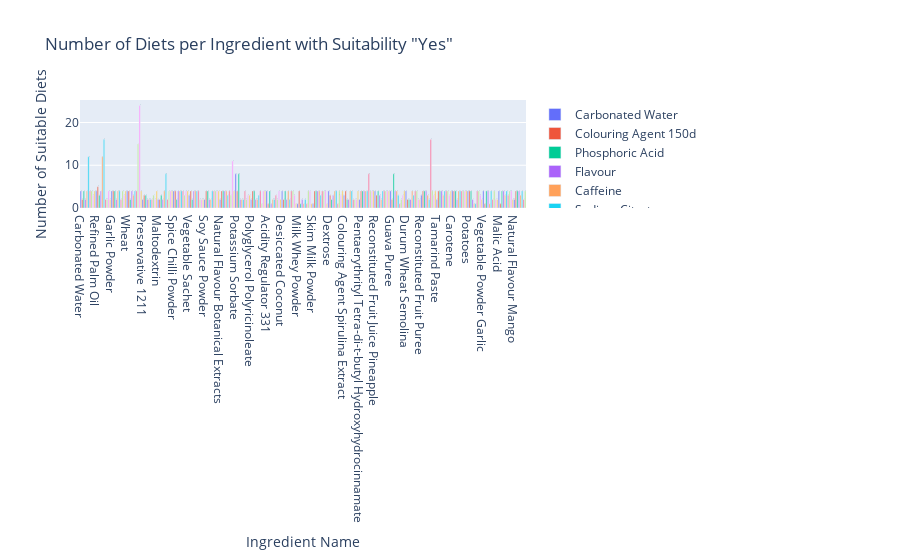

The notebook cell this image was saved under:
### Code cell
from neo4j import GraphDatabase
import plotly.graph_objects as go



def execute_query(driver):
    with driver.session() as session:
        query = """
        MATCH (ir:IngredientResearch)-[:HAS_DIETARY_SUITABILITY]->(ds:DietarySuitability {suitability: 'Yes'})
        RETURN ir.ingredient_name AS ingredient_name, collect(ds.diet) AS diets
        """
        results = session.run(query)
        data = [{'ingredient_name': record['ingredient_name'], 'diets': record['diets']} for record in results]
        return data

data = execute_query(driver)

# Data visualisation
fig = go.Figure()

for item in data:
    fig.add_trace(go.Bar(
        x=[item['ingredient_name']],
        y=[len(item['diets'])],
        name=item['ingredient_name'],
        text=item['diets'],
        hoverinfo='text+y'
    ))

fig.update_layout(
    title='Number of Diets per Ingredient with Suitability "Yes"',
    xaxis_title='Ingredient Name',
    yaxis_title='Number of Suitable Diets',
    barmode='group'
)
fig.show()
